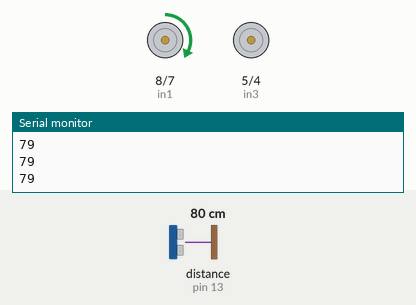
The sketch below on a simulated Arduino Uno, built with avr-gcc and run on an emulated ATmega328P. Parts: motor-driver pin pairs drawn as motors (green arrow = first pin HIGH = forward, orange = second pin HIGH = backward, longer = more drive, scaled by the enable pin), the last lines printed to the serial monitor. Wiring (inferred from the names in the program): ultrasonic range finder: trigger pin 12; echo pin 13. The inputs (shaded band) are chosen by the test bench; at power-on: distance to the obstacle (sensor on pin 13) 80 cm. The echo pulse lasts 58.3 µs per cm.

Above: at 1.2 s.
1.3 s: distance to the obstacle (sensor on pin 13) set to 24 cm
2.8 s: distance to the obstacle (sensor on pin 13) set to 20 cm
At 4.0 s:
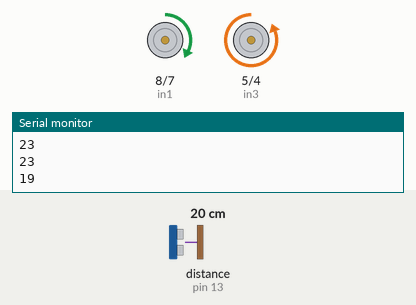
At 6.0 s:
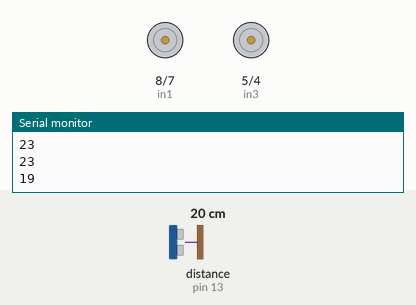
Timing chart, 0 to 7.5 s (numbered marks = the images above; inputs shaded):
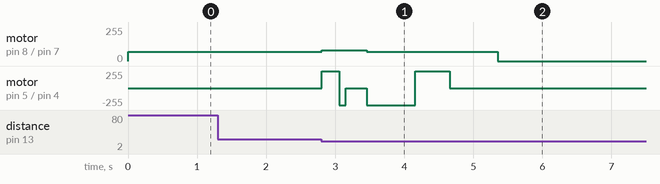

The sketch:

Autonomous_Overtaking.ino
```cpp
// Definirea senzorului de distanță
#define echoPin 13
#define trigPin 12
// Conexiuni motoraș tracțiune (A)
int enA = 9;
int in1 = 8;
int in2 = 7;
// Conexiuni motoraș direcție (B)
int enB = 3;
int in3 = 5;
int in4 = 4;
// Definirea vitezei de rulare și momentului de virare
int viteza_vehicul = 70; // [mV]
int viteza_viraj = 255; // [mV]
// Definirea distanței din față
long duration;
long distance;

void setup(){
  pinMode(echoPin, INPUT);
  pinMode(trigPin, OUTPUT);
  pinMode(enA, OUTPUT);
  pinMode(enB, OUTPUT);
  pinMode(in1, OUTPUT);
  pinMode(in2, OUTPUT);
  pinMode(in3, OUTPUT);
  pinMode(in4, OUTPUT);
  Serial.begin(9600);
}

void loop(){
  digitalWrite(trigPin, LOW);
  delayMicroseconds(2);
  digitalWrite(trigPin, HIGH);
  delayMicroseconds(10);
  digitalWrite(trigPin,LOW);
  duration = pulseIn (echoPin, HIGH);
  distance = duration/58.2; //Distanța în [cm]
  Serial.println (distance);

  analogWrite(enA, viteza_vehicul);
  digitalWrite(in1, HIGH);
  digitalWrite(in2, LOW);
  // Mers înainte

  if (distance <= 20) {
       analogWrite(enA, 80);
       digitalWrite(in1, HIGH);
       digitalWrite(in2, LOW);
       // Mărirea vitezei pentru depășire
       analogWrite(enB, viteza_viraj);
       digitalWrite(in3, HIGH);
       digitalWrite(in4, LOW);
       delay(250);
       // Viraj stânga

       analogWrite(enA, 80);
       digitalWrite(in1, HIGH);
       digitalWrite(in2, LOW);
       analogWrite(enB, viteza_viraj);
       digitalWrite(in3, LOW);
       digitalWrite(in4, HIGH);
       delay(100);
       // Viraj dreapta pentru corectare

       analogWrite(enA, 80);
       digitalWrite(in1, HIGH);
       digitalWrite(in2, LOW);
       analogWrite(enB, 0);
       digitalWrite(in3, LOW);
       digitalWrite(in4, LOW);
       delay(300);
       // Mers înainte

       analogWrite(enA, viteza_vehicul);
       digitalWrite(in1, HIGH);
       digitalWrite(in2, LOW);
       // Mers mai departe cu viteză constantă
       analogWrite(enB, viteza_viraj);
       digitalWrite(in3, LOW);
       digitalWrite(in4, HIGH);
       delay(700);
       //Viraj dreapta

       analogWrite(enA, viteza_vehicul);
       digitalWrite(in1, HIGH);
       digitalWrite(in2, LOW);
       analogWrite(enB, viteza_viraj);
       digitalWrite(in3, HIGH);
       digitalWrite(in4, LOW);
       delay(500);
       // Viraj stânga pentru corectare

       analogWrite(enA, viteza_vehicul);
       digitalWrite(in1, HIGH);
       digitalWrite(in2, LOW);
       analogWrite(enB, 0);
       digitalWrite(in3, LOW);
       digitalWrite(in4, LOW);
       delay(700);
       // Mers înainte

       analogWrite(enA, 0);
       digitalWrite(in1, LOW);
       digitalWrite(in2, LOW);
       analogWrite(enB, 0);
       digitalWrite(in3, LOW);
       digitalWrite(in4, LOW);
       delay(1000000000);
       // Stop
  }
}
```

Measured:
- the behaviour switches between 22 and 21 cm on distance to the obstacle (sensor on pin 13) (found by bisection; images 0 and 1)
- after the input at 2.8 s, motor on pin 8 (in1) / pin 7 (in2): forward 70/255 → forward 80/255 at once, → forward 70/255 0.65 s later, → stopped 1.9 s later; motor on pin 5 (in3) / pin 4 (in4): stopped → forward 255/255 at once, → backward 255/255 0.25 s later, → stopped 0.10 s later, → backward 255/255 0.30 s later, … (6 changes in this stretch)
